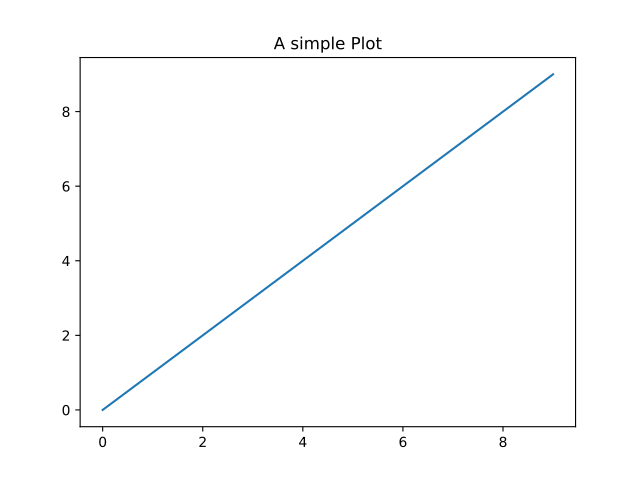

Recreate this plot in Python.
import matplotlib.pyplot as plt
plt.plot(range(10), range(10))
plt.title("A simple Plot")
plt.show()
